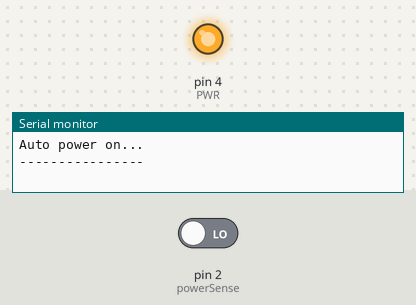
Bench run of a sketch on a simulated Arduino Uno, built with avr-gcc and run on an emulated ATmega328P. On the bench: output pins drawn as LEDs (lit = HIGH), the last lines printed to the serial monitor. The test bench sets the inputs (shaded band); at power-on: pin 2 (powerSense) LOW. At 1.9 s the program stops and its outputs stay as they are.

Above: at 0.6 s.
At 1.7 s:
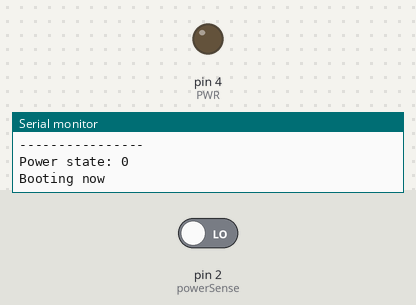
Timing chart, 0 to 3.4 s (numbered marks = the images above):
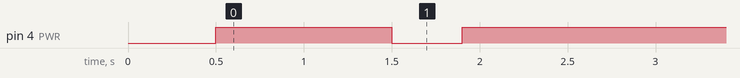

The sketch:

restart.ino
```cpp
/*
  Restart Motherboard after Power Loss
  M.H.McKenzie (mckenzm@swellhunter.org)
  MicroCore support by MCUdude

  Requires https://github.com/MCUdude/MicroCore

  ------------------------------------------------------------------------------

  ATTiny13A pinout. INT0 on 6.

     _____                        +--v--+
     RESET ADC0 5/A0 PCINT5 PB5  1|o    |8  VCC                            *+5SBV*
     CLK1  ADC3 3/A3 PCINT3 PB3  2|     |7  PB2 PCINT2 2/A1 SCK  ADC1      *Sense*
  PWR*     ADC2 4/A2 PCINT4 PB4  3| T13 |6  PB1 PCINT1 1    MISO OC0B INT0
                            GND  4|     |5  PB0 PCINT0 0    MOSI OC0A       *TX*
                                  +-----+
  Where '5/A0' is the Arduino usage for comparison/conversion. A(n) follows ADC(n).
  PWM pins 5,6 Analogue write is not reliable elsewhere.

  Anticipated deluxe version:
  Wait 400ms and display 12V1, 12V2, 5V. Wait 1000ms and take PB2 low for 200ms.
  Have a SPST switch in series for VCC to disable.

  Simple version : test 5V and power on if not there.

  To do: jumpers/resistors for UART displays requiring prefixes, suffixes.
         jumper for "slow" diagnostics mode.

  RECOMMENDED FUSE SETTINGS FOR THIS SKETCH are H:FB and L:29
  ------------------------------------------------------------------------------

  Tools > Board          : ATTiny13
  Tools > BOD            : 4.3V
  Tools > Clock          : 600KHz
  Tools > Timing         : Micros disabled

  SERIAL REMINDER
  ------------------------------------------------------------------------------
  The baud rate is IGNORED on the ATtiny13 due to using a simplified serial.

  init:
  some pin as in for 5V
  some pin as out for pwr on
  set that one high
  wait 600ms

  loop:
  if pin in is high{
    for(;;);
  }
  else {
    set outpin low;
    delay(400);
    set outpin high;
    set outpin as input with pullup;
  for (;;);
*/

#include <EEPROM.h>

// It is my practice to store the OSSCAL value
// in the 2nd last EEPROM address.

unsigned short const eeLocation = E2END - 1;  /* 62 */
unsigned short powerSense       = 2;
unsigned short PWR              = 4;

void setup() {

  // Tune the oscillator
  uint8_t cal = EEPROM.read(E2END - 1);
  if (cal < 0x80) {
    OSCCAL = cal;
  }

  // initialize serial communication:
  Serial.begin(9600);
  delay(500);

  // input is +5V from opposite +5VSB:
  pinMode(powerSense, INPUT);

  // output will ground the PWR button if necessary:
  pinMode(PWR, OUTPUT);
  digitalWrite(PWR, HIGH);

  Serial.println(F("\r\n\r\nAuto power on..."));
  Serial.println(F("----------------"));

  // wait 1s for stability, may have been a brown-out.
  // need to test for narrow interruptions.
  // can always cycle power remotely or by watchdog.
  delay(1000);
}

void loop() {

  // read the input pin:
  int powerState = digitalRead(powerSense);

  // print out the state:
  Serial.print(F("\r\nPower state: "));
  Serial.println(powerState);

  // System is up, trap the PC:
  if (powerState) {
    Serial.println(F("Power OK, all good"));
    for (;;);
  }
  else {
    Serial.println(F("Booting now"));
    digitalWrite(PWR, LOW);
    delay(400);
    digitalWrite(PWR, HIGH);

    // Make it an input now to prevent conflict.
    pinMode(PWR, INPUT_PULLUP);
    for (;;);
  }
  // will never happen, leave for testing:
  delay(2000);
}
```

Measured:
- by itself, pin 4 (PWR): HIGH → LOW at 1.5 s, → HIGH 0.40 s later
